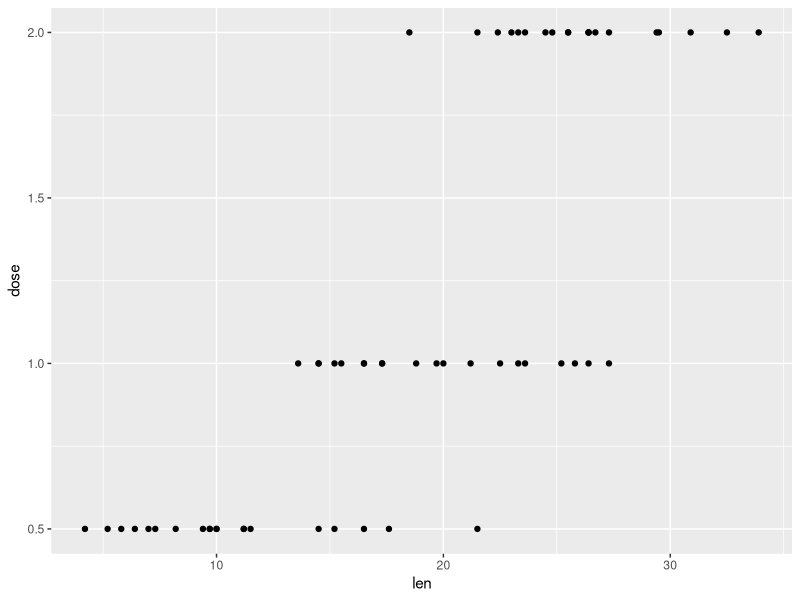

The R script that drew this image:
## ---- chunk 1
knitr::opts_chunk$set(echo = TRUE)
## ---- chunk 2
data("ToothGrowth") 
head(ToothGrowth)
## ---- chunk 3
suppressMessages(library(ggplot2))
ggplot(data=ToothGrowth, aes(len, dose)) +
geom_point()
## ---- chunk 4
mean(ToothGrowth$len)
median(ToothGrowth$len)
sd(ToothGrowth$len)
IQR(ToothGrowth$len)
## ---- chunk 5
mean(ToothGrowth$dose)
median(ToothGrowth$dose)
sd(ToothGrowth$dose)
IQR(ToothGrowth$dose)
